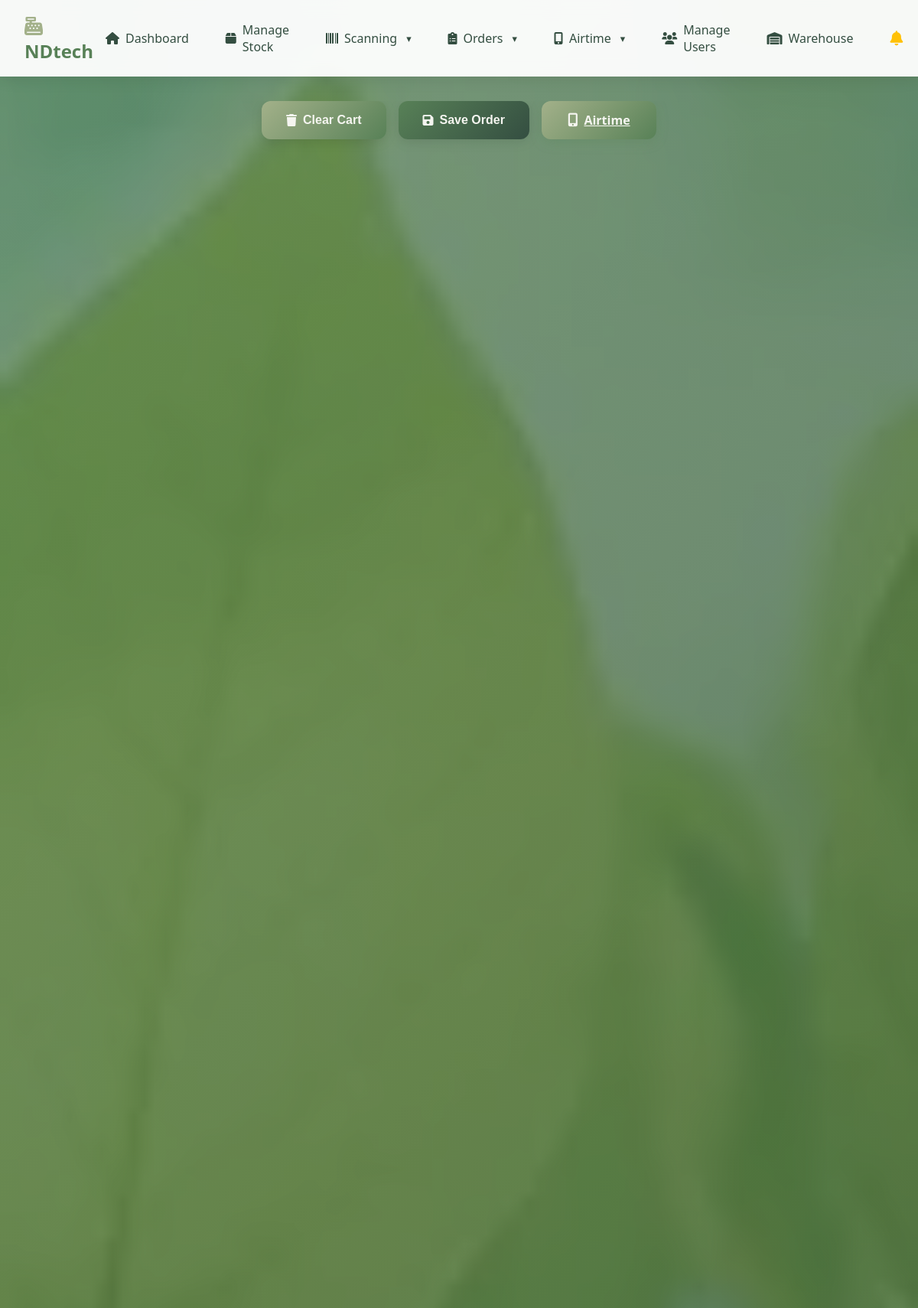
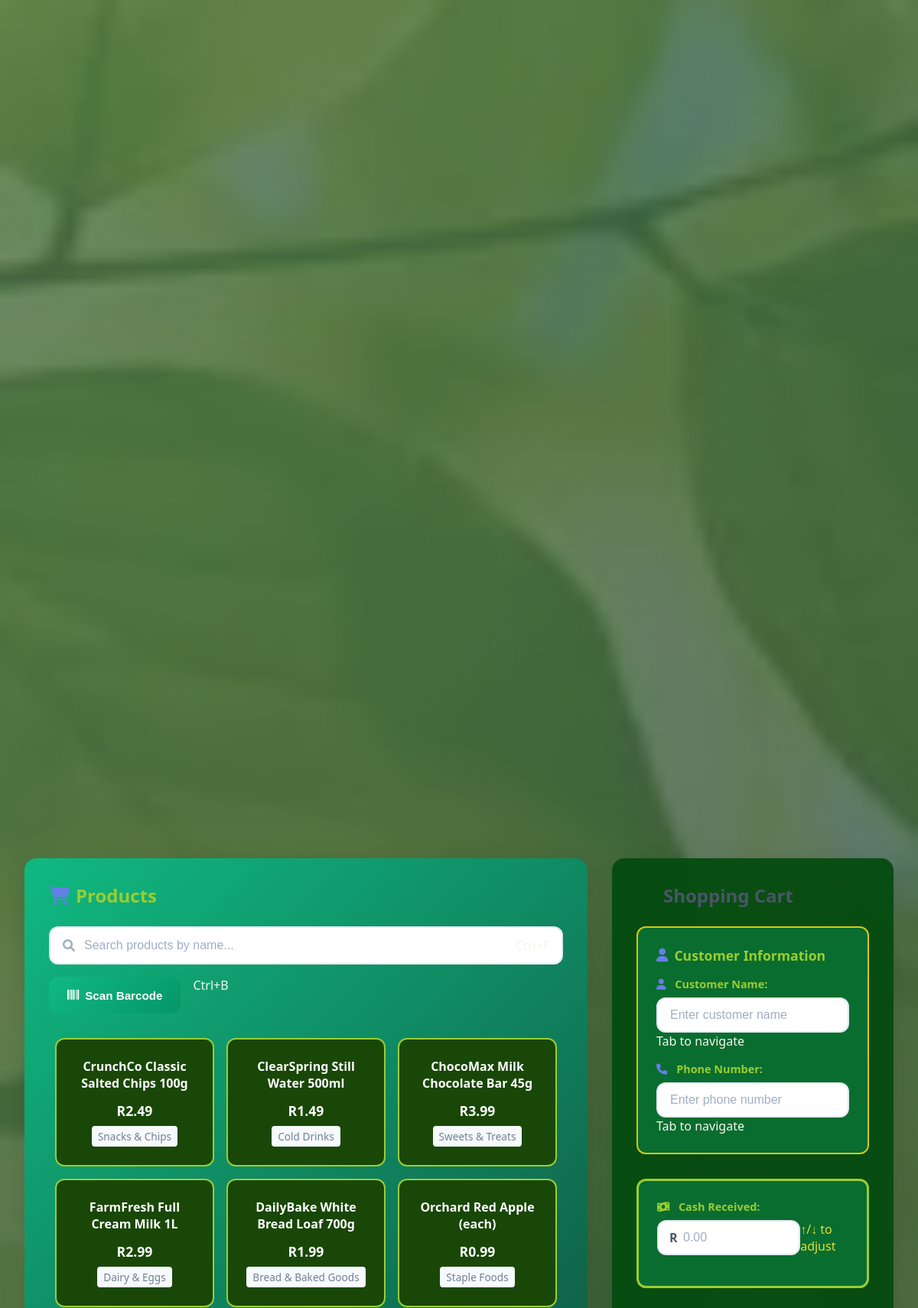
The app's page / (signed in, upper part) with its own data (2 pictures, top to bottom).
### nano/models.py (models this page shows, shortened)
class Product(models.Model):
    CATEGORY_CHOICES = [
        ('staple_foods', 'Staple Foods'),
        ('snacks_chips', 'Snacks & Chips'),
        ('cold_drinks', 'Cold Drinks'),
        ('sweets_treats', 'Sweets & Treats'),
        ('basic_groceries', 'Basic Groceries'),
        ('dairy_eggs', 'Dairy & Eggs'),
        ('bread_baked', 'Bread & Baked Goods'),
        ('canned_goods', 'Canned Goods'),
        ('personal_care', 'Personal Care'),
        ('household_items', 'Household Items'),
        ('airtime_data', 'Airtime & Data'),
        ('frozen_goods', 'Frozen Goods'),
        ('tuckshop_packs', 'Tuckshop Packs'),
        ('stationery', 'Stationery'),
        ('baby_products', 'Baby Products'),
        ('seasonal_items', 'Seasonal Items'),
    ]
    name = models.CharField(max_length=100)
    price = models.DecimalField(max_digits=10, decimal_places=2)
    description = models.TextField(blank=True)
    category = models.CharField(max_length=20, choices=CATEGORY_CHOICES, default='basic_groceries')
    expiry_date = models.DateField(null=True, blank=True)
    stock = models.IntegerField(default=0)  # Add stock field
    barcode = models.CharField(max_length=50, unique=True, null=True, blank=True)  # Add barcode field
    date_added = models.DateTimeField(default=timezone.now)
    is_on_sale = models.BooleanField(default=False)
    sale_price = models.DecimalField(max_digits=10, decimal_places=2, null=True, blank=True)
    sale_start_date = models.DateTimeField(null=True, blank=True)
    sale_end_date = models.DateTimeField(null=True, blank=True)
    def is_currently_on_sale(self):
        if not self.is_on_sale or not self.sale_price:
            return False
        now = timezone.now()
        if self.sale_start_date and now < self.sale_start_date:
            return False
        if self.sale_end_date and now > self.sale_end_date:
            return False
        return True
    def get_current_price(self):
        if self.is_currently_on_sale():
            return self.sale_price
        return self.price

### nano/views/dashboard_views.py (the view)
# urls.py: 2. Add a URL to urlpatterns:  path('', views.home, name='home')
@login_required
def home(request):
    products = Product.objects.all()
    check_low_stock()
    return render(request, 'nano/home.html', {'products': products})

### confige/security.py (called while the page is built)
    @staticmethod
    def get_data_retention_days():
        return getattr(settings, 'DATA_RETENTION_DAYS', {
            'security_logs': 365,  # 1 year
            'audit_logs': 2555,    # 7 years
            'api_logs': 90,        # 3 months
            'user_activity': 365,  # 1 year
            'error_logs': 180,     # 6 months
        })

### nano/authentication.py (called while the page is built)
    def get_user(self, user_id):
        try:
            user = User.objects.get(pk=user_id)
            if not user.is_active:
                return None
            try:
                user_profile = UserProfile.objects.get(user=user)
                if not user_profile.is_active:
                    return None
            except UserProfile.DoesNotExist:
                pass
            return user
        except User.DoesNotExist:
            return None

### nano/context_processors.py (called while the page is built)
def user_company_name(request):
    if request.user.is_authenticated and hasattr(request.user, 'userprofile'):
        company_name = getattr(request.user.userprofile, 'company_name', None)
        if company_name:
            return {'user_company_name': company_name}
    return {'user_company_name': 'NDtech'}

### nano/views/dashboard_views.py (called while the page is built, shortened)
def check_low_stock():
    low_stock_products = Product.objects.filter(stock__lt=10)

### nano/templates/nano/home.html (shortened to what this page needs)
{% extends 'nano/base.html' %}
{% load static %}
{% block extra_css %}
<link rel="stylesheet" href="{% static 'nano/home.css' %}">
{% endblock %}
{% block content %}
        <div class="bg-decoration-1"></div>
        <section class="action-section">
            <div class="action-buttons">
                <button class="action-btn clear-btn" onclick="clearCart()">
                    <i class="fas fa-trash"></i> Clear Cart
                </button>
                <button class="action-btn save-order-btn" onclick="saveOrder()">
                    <i class="fas fa-save"></i> Save Order
                </button>
                <a href="{% url 'airtime_dashboard' %}" class="action-btn airtime-btn">
                    <i class="fas fa-mobile-alt"></i> Airtime
                </a>
            </div>
        </section>
        </div>
        <div class="dashboard-grid">
            <section class="products-section">
                <h2><i class="fas fa-shopping-cart"></i> Products</h2>
                <div class="search-container">
                    <div class="search-box">
                        <i class="fas fa-search"></i>
                        <input type="text" id="product-search" placeholder="Search products by name..." autocomplete="off">
                        <div class="shortcut-hint">Ctrl+F</div>
                    </div>
                    <div class="barcode-scan-container">
                        <button type="button" class="btn btn-scan-barcode" onclick="toggleBarcodeScan()">
                            <i class="fas fa-barcode"></i> Scan Barcode
                        </button>
                        <div class="shortcut-hint">Ctrl+B</div>
                    </div>
                </div>
                <div class="products-grid" id="products-grid">
                    {% for product in products %}
                    <div class="product-card {% if product.is_currently_on_sale %}on-sale{% endif %}"
                         data-product-name="{{ product.name }}"
                         data-current-price="{{ product.get_current_price }}"
                         data-is-on-sale="{{ product.is_currently_on_sale|yesno:'true,false' }}"
                         data-regular-price="{{ product.price }}"
                         data-sale-price="{% if product.is_currently_on_sale %}{{ product.sale_price }}{% endif %}"
                         onclick="addToCartFromData(this)">
                        <div class="product-info">
                            <h3>{{ product.name }}</h3>
                            <div class="product-price">
                                {% if product.is_currently_on_sale %}
                                <span class="original-price">R{{ product.price }}</span>
                                <span class="sale-price">R{{ product.sale_price }}</span>
                                {% else %}
                                <span>R{{ product.price }}</span>
                                {% endif %}
                            </div>
                            <div class="product-category">{{ product.get_category_display }}</div>
                        </div>
                    </div>
                    {% endfor %}
                </div>
            </section>
            <section class="cart-section">
                <h2><i class="fas fa-shopping-basket"></i> Shopping Cart</h2>
                <div class="customer-section">
                    <h3><i class="fas fa-user"></i> Customer Information</h3>
                    <div class="customer-input-group">
                        <label for="customer-name" class="customer-label">
                            <i class="fas fa-user"></i> Customer Name:
                        </label>
                        <input type="text"
                               id="customer-name"
                               class="customer-input"
                               placeholder="Enter customer name"
                               required
                               minlength="2"
                               maxlength="100">
                        <div class="shortcut-hint">Tab to navigate</div>
                    </div>
                    <div class="customer-input-group">
                        <label for="customer-phone" class="customer-label">
                            <i class="fas fa-phone"></i> Phone Number:
                        </label>
                        <input type="tel"
                               id="customer-phone"
                               class="customer-input"
                               placeholder="Enter phone number"
                               pattern="[0-9]{10,15}"
                               title="Please enter a valid phone number (10-15 digits)"
                               required
                               minlength="10"
                               maxlength="15">
                        <div class="shortcut-hint">Tab to navigate</div>
                    </div>
                </div>
                <div class="payment-section">
                    <div class="payment-input-group">
                        <label for="cash-received" class="payment-label">
                            <i class="fas fa-money-bill-wave"></i> Cash Received:
                        </label>
                        <div class="payment-input-wrapper">
                            <span class="currency-symbol">R</span>
                            <input type="number"
                                id="cash-received"
                                class="payment-input"
                                placeholder="0.00"
                                step="0.01"
                                min="0"
                                oninput="calculateChange()">
                        <div class="shortcut-hint">↑/↓ to adjust</div>
                        </div>
                    </div>
                </div>
            </section>
        </div>
{% endblock %}

### nano/static/nano/styles.css (style rules this page uses)
html, body { height: 100%; width: 100%; margin: 0; padding: 0; overflow: hidden; }

### nano/static/nano/notifications.css (style rules this page uses)
.btn { padding: 10px 20px; border: none; border-radius: 6px; cursor: pointer; font-size: 0.9rem; transition: all 0.2s ease; }

### records on screen
Product: name "CrunchCo Classic Salted Chips 100g", price "2.49", category "Snacks & Chips"
Product: name "ClearSpring Still Water 500ml", price "1.49", category "Cold Drinks"
Product: name "ChocoMax Milk Chocolate Bar 45g", price "3.99", category "Sweets & Treats"
Product: name "FarmFresh Full Cream Milk 1L", price "2.99", category "Dairy & Eggs"
Product: name "DailyBake White Bread Loaf 700g", price "1.99", category "Bread & Baked Goods"
Product: name "Orchard Red Apple (each)", price "0.99", category "Staple Foods"

### other values on screen
{{ user_company_name|default:"NDtech" }} "NDtech"
